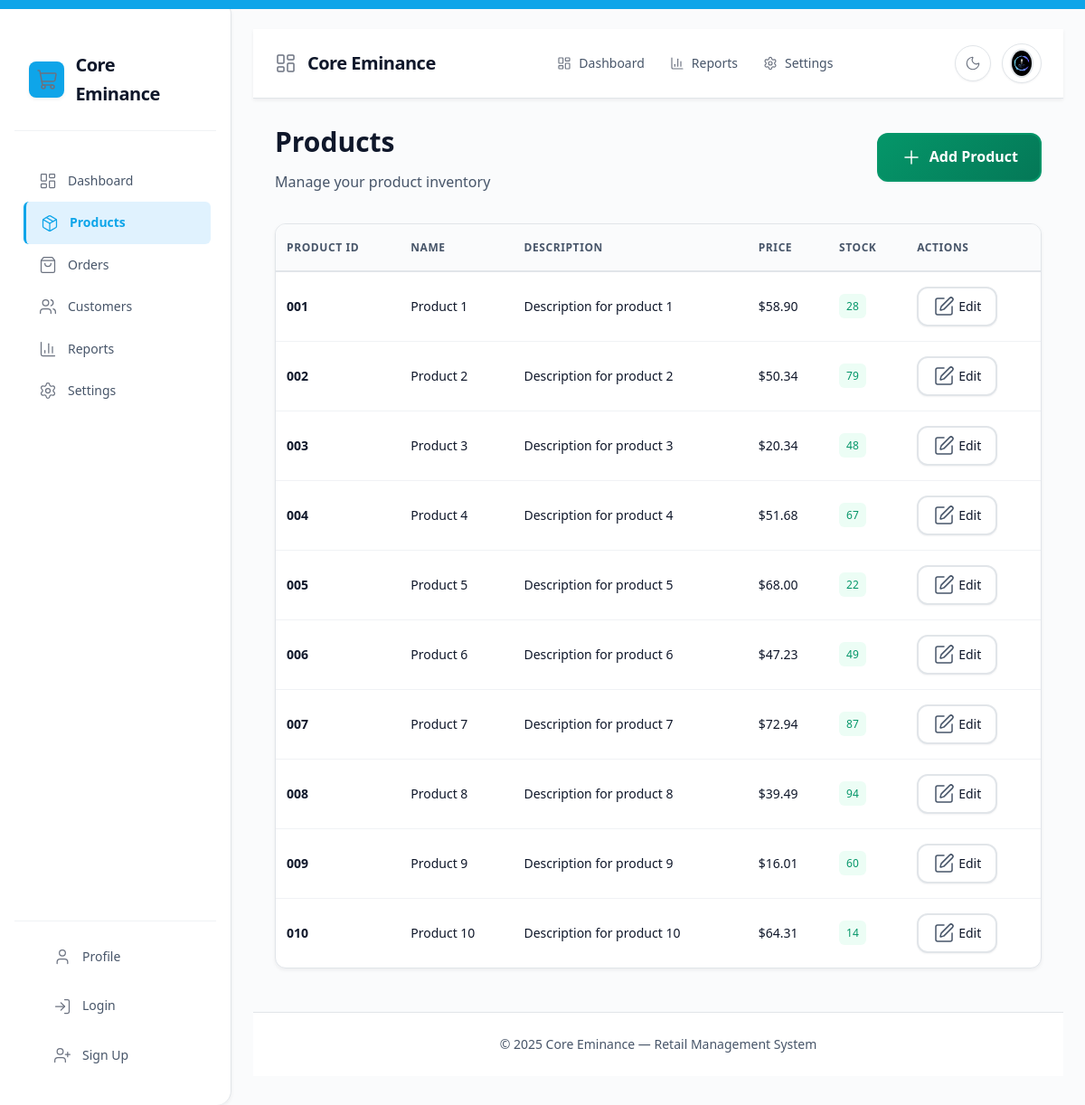
/list_products (signed in), run on the app's committed database.
### models.py (models this page shows, shortened)
class User(UserMixin, db.Model):
    id = db.Column(db.Integer, primary_key=True)
    username = db.Column(db.String(64), unique=True, nullable=False)
    email = db.Column(db.String(120), unique=True, nullable=False)
    password_hash = db.Column(db.String(128), nullable=False)
    role = db.Column(db.String(16), default="user", nullable=False)
    created_at = db.Column(db.DateTime, default=datetime.utcnow)
    avatar_filename = db.Column(db.String(100), nullable=True)
    first_name = db.Column(db.String(64), nullable=True)
    last_name = db.Column(db.String(64), nullable=True)
    job_title = db.Column(db.String(100), nullable=True)
    department = db.Column(db.String(100), nullable=True)
    phone = db.Column(db.String(20), nullable=True)
    birth_date = db.Column(db.Date, nullable=True)
    employee_id = db.Column(db.String(20), nullable=True)
    hire_date = db.Column(db.Date, nullable=True)
    work_location = db.Column(db.String(50), nullable=True)
    manager = db.Column(db.String(100), nullable=True)
    bio = db.Column(db.Text, nullable=True)
    show_status = db.Column(db.Boolean, default=True)
    email_digest = db.Column(db.Boolean, default=False)
    profile_visible = db.Column(db.Boolean, default=True)
    preferred_language = db.Column(db.String(5), default="en")
    date_format = db.Column(db.String(20), default="mm/dd/yyyy")

class Product(db.Model):
    product_id = db.Column(db.String(100), primary_key=True)
    name = db.Column(db.String(100))
    description = db.Column(db.String(200))
    price = db.Column(db.Float)
    stock_quantity = db.Column(db.Integer)
    sales = db.relationship("Sale", back_populates="product", lazy=True)

### app.py (the view)
@app.route("/list_products")
def list_products():
    products = Product.query.all()
    return render_template("list_products.html", products=products)

### app.py (called while the page is built)
@login_manager.user_loader
def load_user(user_id):
    return User.query.get(int(user_id))

### templates/list_products.html (shortened to what this page needs)
{% extends 'base.html' %}
{% block content %}
<div style="padding: var(--space-6);">
    <div style="display: flex; align-items: center; justify-content: space-between; margin-bottom: var(--space-8);">
        <div>
            <h1 style="font-size: var(--font-size-3xl); font-weight: var(--font-weight-bold); color: var(--text-primary); margin: 0;">Products</h1>
            <p style="color: var(--text-secondary); margin: var(--space-2) 0 0 0;">Manage your product inventory</p>
        </div>
        <a href="{{ url_for('add_product') }}" class="btn btn--primary" style="text-decoration: none;">
            <i data-lucide="plus"></i>
            Add Product
        </a>
    </div>
    <div class="table-container">
        <table class="table" id="products-table">
            <thead>
                <tr>
                    <th>Product ID</th>
                    <th>Name</th>
                    <th>Description</th>
                    <th>Price</th>
                    <th>Stock</th>
                    <th>Actions</th>
                </tr>
            </thead>
            <tbody>
                {% for product in products %}
                <tr>
                    <td><strong>{{ product.product_id }}</strong></td>
                    <td>{{ product.name }}</td>
                    <td>{{ product.description }}</td>
                    <td>${{ '%.2f'|format(product.price) }}</td>
                    <td>
                        <span class="badge {% if product.stock_quantity > 10 %}badge--success{% elif product.stock_quantity > 5 %}badge--warning{% else %}badge--danger{% endif %}">
                            {{ product.stock_quantity }}
                        </span>
                    </td>
                    <td>
                        <a href="{{ url_for('update_product', product_id=product.product_id) }}" class="btn btn--small btn--secondary" style="text-decoration: none;">
                            <i data-lucide="edit"></i>
                            Edit
                        </a>
                    </td>
                </tr>
                {% endfor %}
            </tbody>
        </table>
    </div>
</div>
{% endblock %}

### templates/base.html (shortened to what this page needs)
<!DOCTYPE html>
<html lang="en">
<head>
    <link rel="stylesheet" href="{{ url_for('static', filename='variables.css') }}">
    <link rel="stylesheet" href="{{ url_for('static', filename='components.css') }}">
    <link rel="stylesheet" href="{{ url_for('static', filename='layout.css') }}">
    <link rel="stylesheet" href="{{ url_for('static', filename='pages.css') }}">
    <link rel="stylesheet" href="{{ url_for('static', filename='toast.css') }}">
    <link rel="stylesheet" href="{{ url_for('static', filename='style.css') }}">
</head>
<body>
    <a href="#main-content" class="skip-nav">Skip to main content</a>
    <div class="dashboard-layout">
        <aside class="sidebar" aria-label="Main navigation">
            <div class="sidebar__brand">
                <div class="sidebar__logo">
                    <i data-lucide="shopping-cart"></i>
                </div>
                <span>Core Eminance</span>
            </div>
            <nav class="sidebar__nav">
                <ul>
                    <li><a href="{{ url_for('dashboard') }}" class="sidebar__link{% if request.endpoint == 'dashboard' %} active{% endif %}">
                        <i data-lucide="layout-dashboard" class="sidebar__icon"></i>
                        Dashboard
                    </a></li>
                    <li><a href="{{ url_for('list_products') }}" class="sidebar__link{% if request.endpoint == 'list_products' %} active{% endif %}">
                        <i data-lucide="package" class="sidebar__icon"></i>
                        Products
                    </a></li>
                    <li><a href="{{ url_for('process_sale') }}" class="sidebar__link{% if request.endpoint == 'process_sale' %} active{% endif %}">
                        <i data-lucide="shopping-bag" class="sidebar__icon"></i>
                        Orders
                    </a></li>
                    <li><a href="{{ url_for('list_customers') }}" class="sidebar__link{% if request.endpoint == 'list_customers' %} active{% endif %}">
                        <i data-lucide="users" class="sidebar__icon"></i>
                        Customers
                    </a></li>
                    <li><a href="{{ url_for('reports') }}" class="sidebar__link{% if request.endpoint == 'reports' %} active{% endif %}">
                        <i data-lucide="bar-chart-3" class="sidebar__icon"></i>
                        Reports
                    </a></li>
                    <li><a href="{{ url_for('settings') }}" class="sidebar__link{% if request.endpoint == 'settings' %} active{% endif %}">
                        <i data-lucide="settings" class="sidebar__icon"></i>
                        Settings
                    </a></li>
                </ul>
            </nav>
            <div class="sidebar__footer">
                <a href="{{ url_for('profile') }}" class="sidebar__link{% if request.endpoint == 'profile' %} active{% endif %}">
                    <i data-lucide="user" class="sidebar__icon"></i>
                    Profile
                </a>
                <a href="{{ url_for('login') }}" class="sidebar__link">
                    <i data-lucide="log-in" class="sidebar__icon"></i>
                    Login
                </a>
                <a href="{{ url_for('signup') }}" class="sidebar__link">
                    <i data-lucide="user-plus" class="sidebar__icon"></i>
                    Sign Up
                </a>
            </div>
        </aside>
        <div class="main-content">
            <header class="navbar" role="banner">
                <div class="navbar__brand">
                    <i data-lucide="layout-dashboard"></i>
                    <span>Core Eminance</span>
                </div>
                <nav class="navbar__nav" id="navbar-nav" role="navigation">
                    <ul>
                        <li><a href="{{ url_for('dashboard') }}" class="navbar-link{% if request.endpoint == 'dashboard' %} active{% endif %}">
                            <i data-lucide="layout-dashboard"></i>
                            <span>Dashboard</span>
                        </a></li>
                        <li><a href="{{ url_for('reports') }}" class="navbar-link{% if request.endpoint == 'reports' %} active{% endif %}">
                            <i data-lucide="bar-chart-3"></i>
                            <span>Reports</span>
                        </a></li>
                        <li><a href="{{ url_for('settings') }}" class="navbar-link{% if request.endpoint == 'settings' %} active{% endif %}">
                            <i data-lucide="settings"></i>
                            <span>Settings</span>
                        </a></li>
                    </ul>
                </nav>
                <div class="navbar__actions">
                    <button id="theme-toggle-btn"
                            class="theme-toggle"
                            type="button"
                            role="switch"
                            aria-label="Toggle between light and dark themes"
                            aria-pressed="false"
                            aria-checked="false"
                            tabindex="0">
                        <i data-lucide="moon" class="theme-icon-dark" aria-hidden="true"></i>
                    </button>
                    <div class="dropdown">
                        <button class="dropdown-toggle user-avatar-btn" aria-haspopup="true" aria-expanded="false" aria-label="User menu">
                            {% if current_user.is_authenticated and current_user.avatar_filename %}
                                <img src="{{ url_for('static', filename='uploads/avatars/' + current_user.avatar_filename) }}"
                                     alt="Profile picture" class="navbar-avatar">
                            {% else %}
                                <i data-lucide="user"></i>
                            {% endif %}
                        </button>
                    </div>
                </div>
            </header>
            <main role="main" style="flex: 1; display: flex; flex-direction: column; min-height: 0;" id="main-content">
                {% block content %}{% endblock %}
            </main>
            <footer class="footer">
                <div>&copy; {{ current_year or 2025 }} Core Eminance &mdash; Retail Management System</div>
            </footer>
        </div>
    </div>
</body>
</html>

### static/variables.css (style rules this page uses)
:root { --bg-primary: #fafbfc; --bg-surface: #ffffff; --bg-secondary: #f8fafc; --card-bg: #ffffff; --color-border: #e1e5e9; --color-border-light: #f0f2f5; --text-primary: #0f172a; --text-secondary: #475569; --text-muted: #64748b; --text-link: #0ea5e9; --accent: #0ea5e9; --accent-hover: #0284c7; --accent-light: #e0f2fe; --color-primary: #0f172a; --color-secondary: #334155; --color-success: #059669; --color-success-dark: #047857; --color-success-light: #ecfdf5; --color-danger: #dc2626; --color-danger-dark: #b91c1c; --color-danger-light: #fef2f2; --color-warning: #d97706; --color-warning-light: #fffbeb; --color-primary-dark: #334155; --icon-color: #6b7280; --icon-color-hover: #4b5563; --icon-color-active: #374151; --icon-filter: none; --shadow-xs: 0 1px 2px 0 rgba(16, 24, 40, 0.05); --shadow-sm: 0 2px 4px 0 rgba(16, 24, 40, 0.06); --shadow-md: 0 4px 8px 0 rgba(16, 24, 40, 0.08); --shadow-lg: 0 8px 16px 0 rgba(16, 24, 40, 0.12); --shadow-xl: 0 12px 24px 0 rgba(16, 24, 40, 0.15); --shadow-2xl: 0 16px 32px 0 rgba(16, 24, 40, 0.18); --radius-sm: 0.375rem; --radius-md: 0.5rem; --radius-lg: 0.75rem; --radius-xl: 1rem; --space-1: 0.25rem; --space-2: 0.5rem; --space-3: 0.75rem; --space-4: 1rem; --space-5: 1.25rem; --space-6: 1.5rem; --space-8: 2rem; --space-10: 2.5rem; --space-12: 3rem; --space-16: 4rem; --font-family-sans: 'Inter', -apple-system, BlinkMacSystemFont, 'Segoe UI', Roboto, sans-serif; --font-size-xs: 0.75rem; --font-size-sm: 0.875rem; --font-size-base: 1rem; --font-size-lg: 1.125rem; --font-size-xl: 1.25rem; --font-size-2xl: 1.5rem; --font-size-3xl: 1.875rem; --font-weight-normal: 400; --font-weight-medium: 500; --font-weight-semibold: 600; --font-weight-bold: 700; --line-height-tight: 1.25; --line-height-normal: 1.5; --line-height-relaxed: 1.625; --letter-spacing-tight: -0.025em; --letter-spacing-normal: 0; --transition-fast: 0.15s ease-out; --transition-base: 0.2s ease-in-out; --transition-slow: 0.3s ease-in-out; --chart-text-color: var(--text-secondary); --chart-grid-color: var(--color-border-light); --chart-background: var(--bg-surface); --toggle-background: #f3f4f6; --toggle-border: #d1d5db; --toggle-active: var(--accent); }
html { font-family: var(--font-family-sans); font-size: 16px; background: var(--bg-primary); color: var(--text-primary); line-height: var(--line-height-normal); -webkit-font-smoothing: antialiased; -moz-osx-font-smoothing: grayscale; }
body { background: var(--bg-primary); color: var(--text-primary); min-height: 100vh; margin: 0; padding: 0; transition: background var(--transition-base), color var(--transition-base); }
a { color: var(--text-link); text-decoration: none; transition: color var(--transition-fast); }
button { border: none; background: none; cursor: pointer; font-family: inherit; }
ul, ol { list-style: none; margin: 0; padding: 0; }

### static/layout.css (style rules this page uses)
img { max-width: 100%; height: auto; }
.sidebar { background: var(--color-primary); color: var(--color-white); padding: var(--space-8) var(--space-4) var(--space-4) var(--space-4); min-width: 220px; max-width: 260px; display: flex; flex-direction: column; gap: var(--space-4); box-shadow: var(--shadow-md); border-radius: 0 var(--radius-xl) var(--radius-xl) 0; z-index: 10; }
.main-content { padding: var(--space-8) var(--space-6); background: var(--color-bg); min-height: 100vh; width: 100%; }

### static/style.css (style rules this page uses)
*, *::before, *::after { box-sizing: border-box; margin: 0; padding: 0; }
body { font-family: var(--font-main, 'Segoe UI', 'Roboto', 'Helvetica Neue', Arial, sans-serif); background: linear-gradient(135deg, var(--color-bg, #f4f4f4) 0%, var(--color-bg-alt, #e9ecef) 100%); color: var(--color-text, #23272f); min-height: 100vh; line-height: 1.6; }
img, video, canvas, svg { max-width: 100%; height: auto; display: block; }

### data on the page
User: avatar_filename (picture)
Product: product_id "001", name "Product 1", description "Description for product 1", price "58.90", stock_quantity "28"
Product: product_id "002", name "Product 2", description "Description for product 2", price "50.34", stock_quantity "79"
Product: product_id "003", name "Product 3", description "Description for product 3", price "20.34", stock_quantity "48"
Product: product_id "004", name "Product 4", description "Description for product 4", price "51.68", stock_quantity "67"
Product: product_id "005", name "Product 5", description "Description for product 5", price "68.00", stock_quantity "22"
Product: product_id "006", name "Product 6", description "Description for product 6", price "47.23", stock_quantity "49"
Product: product_id "007", name "Product 7", description "Description for product 7", price "72.94", stock_quantity "87"
Product: product_id "008", name "Product 8", description "Description for product 8", price "39.49", stock_quantity "94"
Product: product_id "009", name "Product 9", description "Description for product 9", price "16.01", stock_quantity "60"
Product: product_id "010", name "Product 10", description "Description for product 10", price "64.31", stock_quantity "14"

### other printed values
{{ current_year or 2025 }} "2025"
